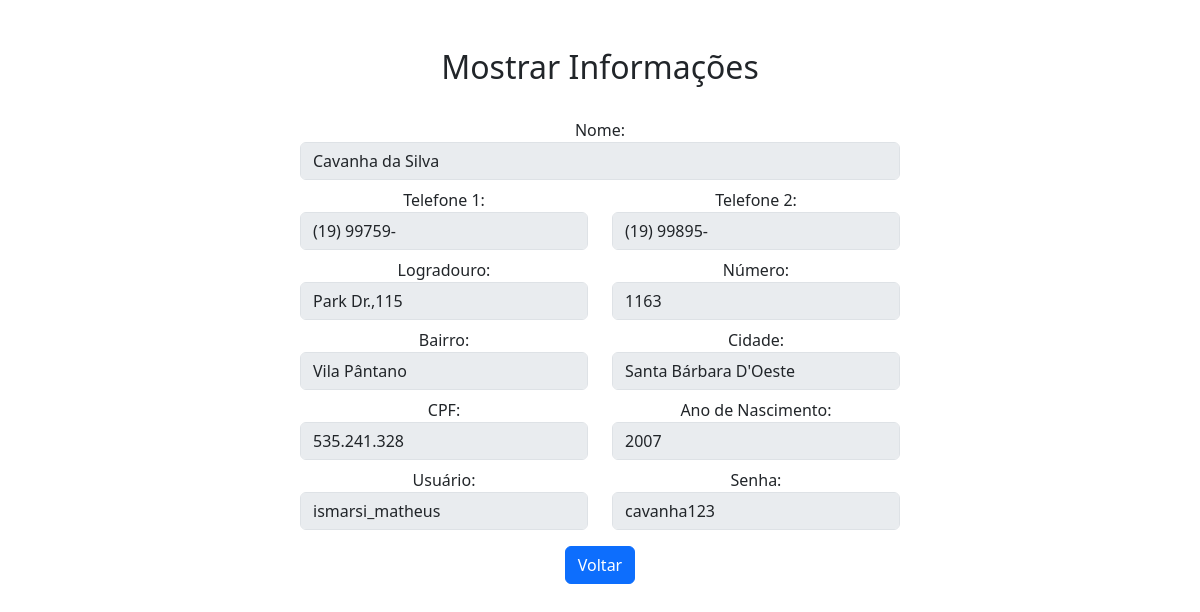
Page /usuario_detalhes.php?id_pessoa=8 on the committed database.
### tables this page shows
CREATE TABLE `tb_usuario` (
  `id` int(11) NOT NULL,
  `usuario` varchar(100) DEFAULT NULL,
  `senha` varchar(100) DEFAULT NULL,
  `id_pessoa` int(11) NOT NULL
);

CREATE TABLE `tb_pessoa` (
  `id` int(11) NOT NULL,
  `nome` varchar(100) DEFAULT NULL,
  `ano_nascimento` year(4) DEFAULT NULL,
  `cpf` varchar(11) DEFAULT NULL,
  `telefone_1` varchar(15) DEFAULT NULL,
  `telefone_2` varchar(15) DEFAULT NULL,
  `logradouro` varchar(150) DEFAULT NULL,
  `n_casa` int(5) DEFAULT NULL,
  `bairro` varchar(100) DEFAULT NULL,
  `cidade` varchar(100) DEFAULT NULL
);

### usuario_detalhes.php (the view, shortened to what this page needs)
<!DOCTYPE html>
<html lang="pt-br">
<head>
    <link href="https://cdn.jsdelivr.net/npm/bootstrap@5.3.3/dist/css/bootstrap.min.css" rel="stylesheet">
</head>
<body>
    <main class="container text-center my-5">
        <h2>Mostrar Informações</h2>
        <br>
        <?php
        $dsn = 'mysql:dbname=db_login;host=127.0.0.1';
        $user = 'root';
        $password = '';
        $banco = new PDO($dsn, $user, $password);
        $id_pessoa = $_GET['id_pessoa'];
        $select = "SELECT tb_pessoa.*, tb_usuario.usuario, tb_usuario.senha
                   FROM tb_usuario
                   INNER JOIN tb_pessoa ON tb_usuario.id_pessoa = tb_pessoa.id
                   WHERE tb_usuario.id_pessoa = $id_pessoa";
        $dados = $banco->query($select)->fetch();
        ?>
        <form>
            <label for="nome">Nome:</label>
            <input type="text" class="form-control" name="nome" value="<?= $dados['nome'] ?>" disabled>
            <div class="row mt-2">
                <div class="col">
                    <label for="telefone_1">Telefone 1:</label>
                    <input type="text" class="form-control" name="telefone_1" value="<?= $dados['telefone_1'] ?>" disabled>
                </div>
                <div class="col">
                    <label for="telefone_2">Telefone 2:</label>
                    <input type="text" class="form-control" name="telefone_2" value="<?= $dados['telefone_2'] ?>" disabled>
                </div>
            </div>
            <div class="row mt-2">
                <div class="col">
                    <label for="logradouro">Logradouro:</label>
                    <input type="text" class="form-control" name="logradouro" value="<?= $dados['logradouro'] ?>" disabled>
                </div>
                <div class="col">
                    <label for="n_casa">Número:</label>
                    <input type="number" class="form-control" name="n_casa" value="<?= $dados['n_casa'] ?>" disabled>
                </div>
            </div>
            <div class="row mt-2">
                <div class="col">
                    <label for="bairro">Bairro:</label>
                    <input type="text" class="form-control" name="bairro" value="<?= $dados['bairro'] ?>" disabled>
                </div>
                <div class="col">
                    <label for="cidade">Cidade:</label>
                    <input type="text" class="form-control" name="cidade" value="<?= $dados['cidade'] ?>" disabled>
                </div>
            </div>
            <div class="row mt-2">
                <div class="col">
                    <label for="cpf">CPF:</label>
                    <input type="text" class="form-control" name="cpf" value="<?= $dados['cpf'] ?>" disabled>
                </div>
                <div class="col">
                    <label for="ano_nascimento">Ano de Nascimento:</label>
                    <input type="number" class="form-control" name="ano_nascimento" value="<?= $dados['ano_nascimento'] ?>" disabled>
                </div>
            </div>
            <div class="row mt-2">
                <div class="col">
                    <label for="usuario">Usuário:</label>
                    <input type="text" class="form-control" name="usuario" value="<?= $dados['usuario'] ?>" disabled>
                </div>
                <div class="col">
                    <label for="senha">Senha:</label>
                    <input type="text" class="form-control" name="senha" value="<?= $dados['senha'] ?>" disabled>
                </div>
            </div>
            <a href="tela_usuario.php" class="btn btn-primary mt-3">Voltar</a>
        </form>
    </main>
</body>
</html>

### usuario_detalhes.php (style rules this page uses)
main { display: flex; flex-direction: column; align-items: center; }
form { width: 600px; }

### rows in the picture
tb_usuario: nome "Cavanha da Silva", telefone_1 "(19) 99759-", telefone_2 "(19) 99895-", logradouro "Park Dr.,115", n_casa "1163", bairro "Vila Pântano", cidade "Santa Bárbara D'Oeste", cpf "535.241.328", ano_nascimento "2007", usuario "ismarsi_matheus", senha "cavanha123"
